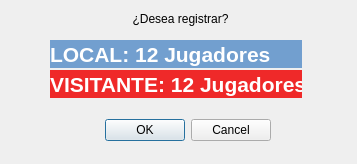
<?xml version="1.0" encoding="UTF-8"?>
<ui version="4.0">
 <class>Dialog</class>
 <widget class="QDialog" name="Dialog">
  <property name="geometry">
   <rect>
    <x>0</x>
    <y>0</y>
    <width>357</width>
    <height>164</height>
   </rect>
  </property>
  <property name="windowTitle">
   <string>Dialog</string>
  </property>
  <widget class="QDialogButtonBox" name="buttonBox">
   <property name="geometry">
    <rect>
     <x>50</x>
     <y>110</y>
     <width>221</width>
     <height>41</height>
    </rect>
   </property>
   <property name="orientation">
    <enum>Qt::Horizontal</enum>
   </property>
   <property name="standardButtons">
    <set>QDialogButtonBox::Cancel|QDialogButtonBox::Ok</set>
   </property>
  </widget>
  <widget class="QLabel" name="label">
   <property name="geometry">
    <rect>
     <x>30</x>
     <y>10</y>
     <width>301</width>
     <height>17</height>
    </rect>
   </property>
   <property name="layoutDirection">
    <enum>Qt::LeftToRight</enum>
   </property>
   <property name="text">
    <string>¿Desea registrar?</string>
   </property>
   <property name="alignment">
    <set>Qt::AlignCenter</set>
   </property>
  </widget>
  <widget class="QLabel" name="label_2">
   <property name="geometry">
    <rect>
     <x>50</x>
     <y>40</y>
     <width>252</width>
     <height>28</height>
    </rect>
   </property>
   <property name="font">
    <font>
     <pointsize>16</pointsize>
     <weight>75</weight>
     <bold>true</bold>
    </font>
   </property>
   <property name="styleSheet">
    <string notr="true">background-color: rgb(114, 159, 207);
color: rgb(255, 255, 255);</string>
   </property>
   <property name="text">
    <string>LOCAL: 12 Jugadores</string>
   </property>
   <property name="alignment">
    <set>Qt::AlignLeading|Qt::AlignLeft|Qt::AlignVCenter</set>
   </property>
  </widget>
  <widget class="QLabel" name="label_3">
   <property name="geometry">
    <rect>
     <x>50</x>
     <y>70</y>
     <width>252</width>
     <height>28</height>
    </rect>
   </property>
   <property name="font">
    <font>
     <pointsize>16</pointsize>
     <weight>75</weight>
     <bold>true</bold>
    </font>
   </property>
   <property name="styleSheet">
    <string notr="true">background-color: rgb(239, 41, 41);
color: rgb(255, 255, 255);</string>
   </property>
   <property name="text">
    <string>VISITANTE: 12 Jugadores</string>
   </property>
   <property name="alignment">
    <set>Qt::AlignLeading|Qt::AlignLeft|Qt::AlignVCenter</set>
   </property>
  </widget>
 </widget>
 <resources/>
 <connections>
  <connection>
   <sender>buttonBox</sender>
   <signal>accepted()</signal>
   <receiver>Dialog</receiver>
   <slot>accept()</slot>
   <hints>
    <hint type="sourcelabel">
     <x>248</x>
     <y>254</y>
    </hint>
    <hint type="destinationlabel">
     <x>157</x>
     <y>274</y>
    </hint>
   </hints>
  </connection>
  <connection>
   <sender>buttonBox</sender>
   <signal>rejected()</signal>
   <receiver>Dialog</receiver>
   <slot>reject()</slot>
   <hints>
    <hint type="sourcelabel">
     <x>316</x>
     <y>260</y>
    </hint>
    <hint type="destinationlabel">
     <x>286</x>
     <y>274</y>
    </hint>
   </hints>
  </connection>
 </connections>
</ui>
